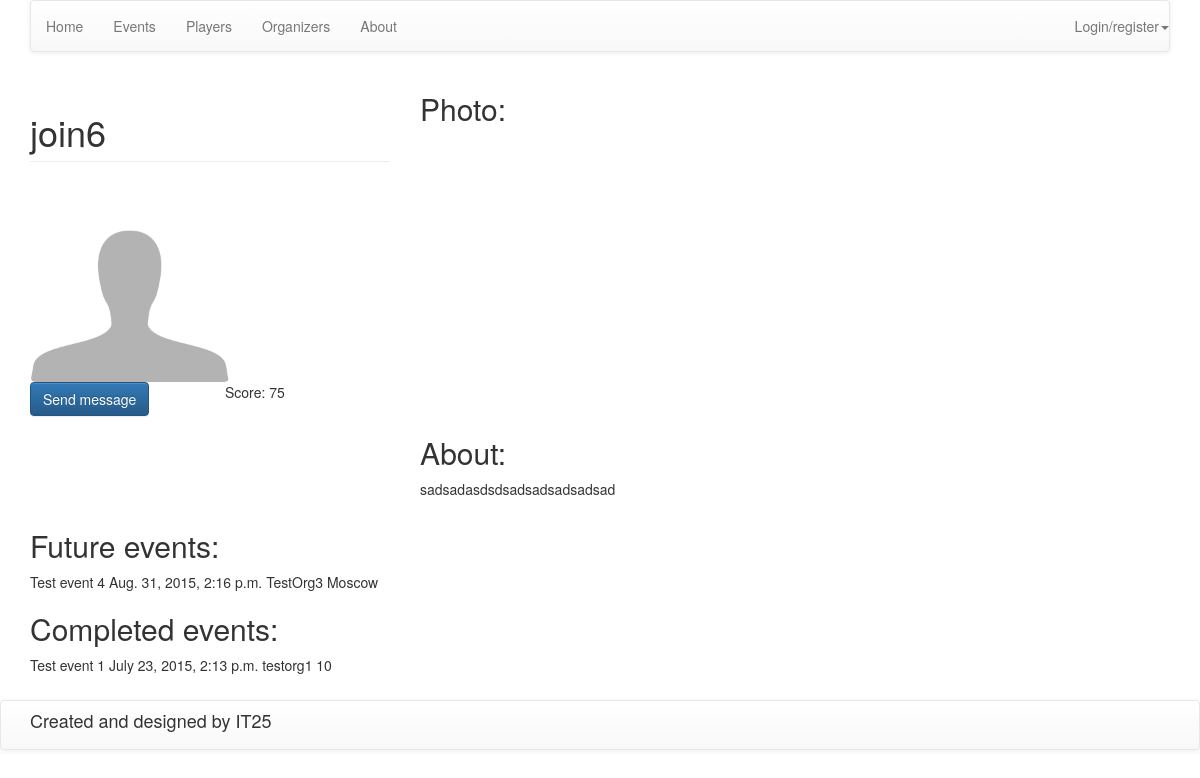
/player/13/, run on an earlier commit of the app's database.
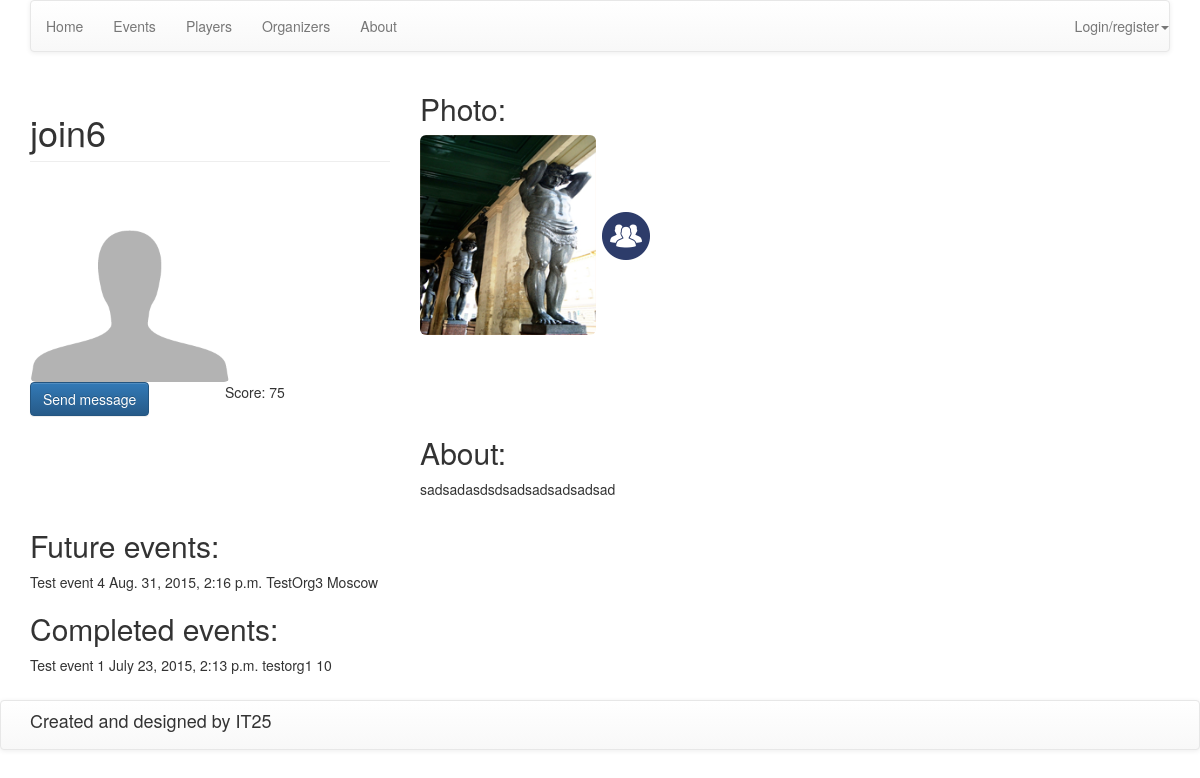
And on a later commit of the database.
### web/models.py (models this page shows, shortened)
class Players(models.Model):
    SEX = (
        (0, 'MALE'),
        (1, 'FEMALE'),
        (2, 'NOT DEFINED')
    )
    user = models.OneToOneField(User)
    description = models.TextField(verbose_name="Description", null=True, blank=True)
    sex = models.IntegerField(choices=SEX, default=2, verbose_name="Sex")
    date_of_birth = models.DateField(null=True, blank=True, verbose_name="Date of birth")
    points = models.IntegerField(default=0, verbose_name="Points")
    rating = models.IntegerField(default=0, verbose_name="Place (rating)")
    show_personal_info = models.BooleanField(default=False, verbose_name="Show personal info")
    def get_future_events(self):
        today = datetime.date.today()
        events = []
        all_events = Events.objects.filter(start_date__gte=today).order_by('start_date')
        user_teams = Teams.objects.filter(players=self.user)
        for event in all_events:
            if self.user in event.registered_players.all():
                events.append(event)
            for team in user_teams:
                if team in event.registered_teams.all():
                    events.append(event)
        return events
    def get_last_events(self):
        today = datetime.date.today()
        events = []
        all_events = Events.objects.filter(start_date__lt=today).filter(completed=True).order_by('start_date')
        user_teams = Teams.objects.filter(players=self.user)
        for event in all_events:
            if self.user in event.registered_players.all():
                events.append(event)
            for team in user_teams:
                if team in event.registered_teams.all():
                    events.append(event)
        return events
    class Meta:
        verbose_name = "Player"
        verbose_name_plural = "Players"

class Events(models.Model):
    title = models.TextField(verbose_name="Title")
    description = models.TextField(verbose_name="Description")
    map_link = models.TextField(verbose_name="Link to map", null=True, blank=True)
    place = models.ForeignKey(EventsPlaces, verbose_name="Place", null=True, blank=True)
    is_team = models.BooleanField(default=False, verbose_name="Team only")
    price = models.FloatField(verbose_name="Price", default=0.0)
    max_players = models.IntegerField(verbose_name="Limit players", null=True, blank=True)
    start_date = models.DateTimeField(verbose_name="Start date")
    end_date = models.DateTimeField(verbose_name="End date")
    registered_players = models.ManyToManyField(User, verbose_name="Registered users", related_name="regitered_players",
                                                blank=True)
    registered_teams = models.ManyToManyField(Teams, verbose_name="Registered teams", blank=True)
    organizer = models.ForeignKey(User, verbose_name="Organizer", related_name="organizer")
    completed = models.BooleanField(default=False, verbose_name="Finished")
    duration = DurationField(verbose_name="Duration", null=True, blank=True)
    image = models.ImageField(upload_to='images', blank=True, null=True, verbose_name="Image")
    started = models.BooleanField(verbose_name="Started", default=False)
    def image_tag(self):
        return u'<img src="%s" height=75 width=75 />' % (self.image.url)
    image_tag.short_description = "Current image"
    image_tag.allow_tags = True
    class Meta:
        verbose_name = "Event"
        verbose_name_plural = "Events"
        ordering = ('start_date',)

class EventsPlaces(models.Model):
    country = models.CharField(max_length=255, null=True, blank=True, verbose_name="Country")
    city = models.CharField(max_length=255, null=True, blank=True, verbose_name="City")
    street = models.TextField(verbose_name="Street", null=True, blank=True)
    lat = models.FloatField(verbose_name="Latitude", null=True, blank=True)
    lon = models.FloatField(verbose_name="Longtitude", null=True, blank=True)
    map_link = models.TextField(verbose_name="Link to map", null=True, blank=True)
    class Meta:
        verbose_name = "Event and task place"
        verbose_name_plural = "Event and task places"

class EventStatistics(models.Model):
    event = models.ForeignKey(Events, verbose_name="Event")
    team = models.OneToOneField(Teams, verbose_name="Team", null=True, blank=True)
    player = models.OneToOneField(User, verbose_name="Player", null=True, blank=True)
    score = models.IntegerField(verbose_name="Score", null=True, blank=True)
    time = DurationField(verbose_name="Executed time", null=True, blank=True)
    class Meta:
        verbose_name = "Event statistic"
        verbose_name_plural = "Events statistics"
        ordering = ('time',)

class Photos(models.Model):
    title = models.TextField(verbose_name="Title", null=True, blank=True)
    description = models.TextField(verbose_name="Descrition", null=True, blank=True)
    date = models.DateField(verbose_name="Date", null=True, blank=True)
    event = models.ForeignKey(Events, null=True, blank=True, verbose_name="Event")
    user = models.ForeignKey(User, null=True, blank=True, verbose_name="User")
    image = models.ImageField(upload_to='images')
    def image_tag(self):
        return u'<img src="%s" height=75 width=75 />' % (self.image.url)
    image_tag.short_description = "Current image"
    image_tag.allow_tags = True
    class Meta:
        verbose_name = "Photo"
        verbose_name_plural = "Photos"

### web/views.py (the view)
# urls.py: url(r'^player/(?P<pk>\d+)/$', PlayerView.as_view(), name='player'),
class PlayerView(DetailView):
    model = Players
    template_name = 'player.html'

### web/templatetags/tags.py (called while the page is built)
@register.filter()
def get_score_for_event_by_user(username, event):
    user = User.objects.get(username=username)
    player = Players.objects.get(user=user)
    stat = EventStatistics.objects.filter(event=event).get(player=user)
    return stat.score

### templates/player.html (shortened to what this page needs)
{% extends 'base.html' %}
{% load staticfiles %}
{% load tags %}
{% block content %}
    <div class="container">
        <div class="row">
            <div class="col-xs-4">
                <h1 class="page-header">{{ object.user.username }}</h1>
                {% if object.user.questsusers.image.url != None %}
                    <img src="{{ object.user.questsusers.image.url }}" class="img-responsive img-rounded index_avatar">
                {% else %}
                    <img src="{% static 'images/default-user-avatar.png' %}" class="img-responsive img-rounded index_avatar">
                {% endif %}
            </div>
            <div class="col-xs-8">
                <h2>Photo:</h2>
                {% for photo in object.user.photos_set.all %}
                    {% if photo.image.url != None %}
                        <img src="{{ photo.image.url }}" class="img-rounded index_avatar">
                    {% endif %}
                {% endfor %}
            </div>
        </div>
        <div class="row">
            <div class="col-xs-2">
                <a href="#" class="btn btn-primary">Send message</a>
            </div>
            <div class="col-xs-2">
                <p>Score: {{ object.points }}</p>
            </div>
        </div>
        <div class="row">
            <div class="col-xs-4">
            </div>
            <div class="col-xs-8">
                <h2>About:</h2>
                <p>{{ object.description }}</p>
            </div>
        </div>
        <div class="row">
            <div class="col-xs-12">
                <h2>Future events:</h2>
                {% for event in object.get_future_events %}
                    <p class="text_on_1_line">{{ event.title }}</p>
                    <p class="text_on_1_line">{{ event.start_date }}</p>
                    <p class="text_on_1_line">{{ event.organizer }}</p>
                    <p class="text_on_1_line">{{ event.place.city }}</p>
                {% endfor %}
            </div>
        </div>
        <div class="row">
            <div class="col-xs-12">
                <h2>Completed events:</h2>
                {% for event in object.get_last_events %}
                    <p class="text_on_1_line">{{ event.title }}</p>
                    <p class="text_on_1_line">{{ event.end_date }}</p>
                    <p class="text_on_1_line">{{ event.organizer }}</p>
                    <p class="text_on_1_line">{{ object.user.username|get_score_for_event_by_user:event }}</p>
                {% endfor %}
            </div>
        </div>
    </div>
{% endblock %}

### templates/base.html (shortened to what this page needs)
{% load staticfiles %}
{% load tags %}
<!DOCTYPE html>
<html lang="en">
<head>
    <link href="{% static 'css/bootstrap.css' %}" rel="stylesheet">
    <link href="{% static 'css/bootstrap.min.css' %}" rel="stylesheet">
    <link href="{% static 'css/bootstrap-theme.min.css' %}" rel="stylesheet">
    <link href="{% static 'css/jquery-ui.css' %}" rel="stylesheet">
    <link href="{% static 'css/style.css' %}" rel="stylesheet">
</head>
<body>
    <div class="container">
        <div class="row">
            <div class="col-xs-12">
                <nav class="navbar navbar-default">
                    <ul class="nav navbar-nav">
                        <li><a href="{% url 'index' %}">Home</a> </li>
                        <li><a href="#">Events</a></li>
                        <li><a href="#">Players</a> </li>
                        <li><a href="#">Organizers</a></li>
                        <li><a href="#">About</a> </li>
                    </ul>
                    <ul class="nav navbar-nav navbar-right">
                        {% if user.is_authenticated %}
                            <li class="dropdown">
                                <a href="#" class="dropdown-toggle" data-toggle="dropdown" role="button" aria-haspopup="true" aria-expanded="false">
                                    {{ user.username }}
                                </a>
                                <ul class="dropdown-menu">
                                    <li>
                                        {% if user.questsusers.is_organizer %}
                                            <a href="#">
                                        {% else %}
                                            <a href="{% url 'player_profile' user.pk %}">
                                        {% endif %}
                                            Profile</a>
                                    </li>
                                    <li><a href="{% url 'logout' %}">Logout</a> </li>
                                </ul>
                            </li>
                        {% else %}
                            <li class="dropdown">
                                <a href="#" class="dropdown-toggle" data-toggle="dropdown" role="button" aria-haspopup="true" aria-expanded="false">
                                    Login/register<span class="caret"></span>
                                </a>
                            </li>
                        {% endif %}
                    </ul>
                </nav>
            </div>
        </div>
    </div>
    {% block content %}
    {% endblock %}
    <div class="footer">
        <nav class="navbar navbar-default">
            <div class="container">
                <div class="row">
                    <div class="col-xs-12">
                        <footer>
                            <h4>Created and designed by IT25</h4>
                        </footer>
                    </div>
                </div>
            </div>
        </nav>
    </div>
</body>
</html>

### static/css/style.css (style rules this page uses)
html { position: relative; min-height: 100%; }
body { margin-bottom: 100px; }
.footer { position: absolute; bottom: 0; width: 100%; height: 100px; }
.index_avatar { max-width: 200px; max-height: 200px; }
.text_on_1_line { display: inline; }

What changed in the data, as far as the page shows it:
added Photos: image (picture)
added Photos: image (picture)
